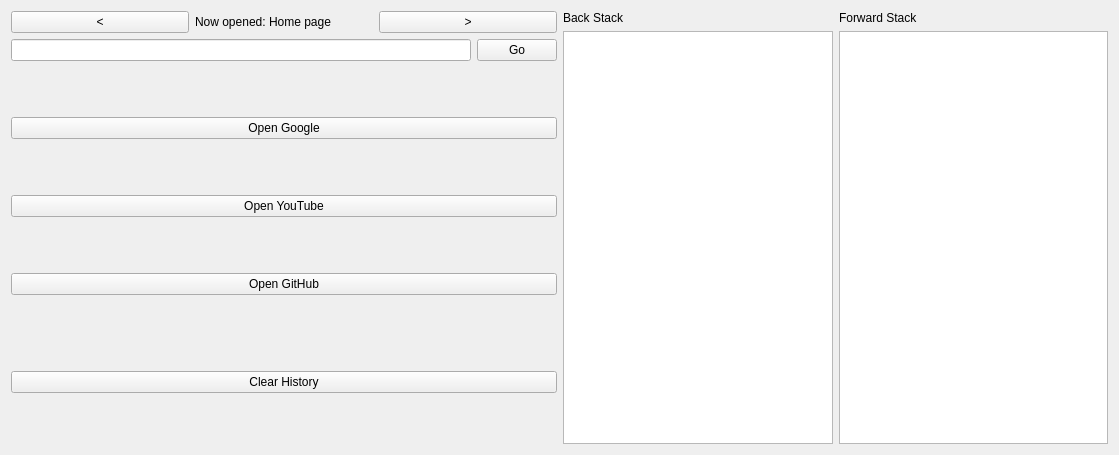
<?xml version="1.0" encoding="UTF-8"?>
<ui version="4.0">
 <class>MainPage</class>
 <widget class="QWidget" name="MainPage">
  <property name="geometry">
   <rect>
    <x>0</x>
    <y>0</y>
    <width>1119</width>
    <height>455</height>
   </rect>
  </property>
  <property name="windowTitle">
   <string>Form</string>
  </property>
  <layout class="QHBoxLayout" name="horizontalLayout_2" stretch="1,1">
   <item>
    <layout class="QVBoxLayout" name="verticalLayout" stretch="0,0,1">
     <item>
      <layout class="QHBoxLayout" name="horizontalLayout_3">
       <item>
        <widget class="QPushButton" name="back">
         <property name="text">
          <string>&lt;</string>
         </property>
        </widget>
       </item>
       <item>
        <widget class="QLabel" name="label">
         <property name="sizePolicy">
          <sizepolicy hsizetype="Minimum" vsizetype="Minimum">
           <horstretch>0</horstretch>
           <verstretch>0</verstretch>
          </sizepolicy>
         </property>
         <property name="text">
          <string>Now opened: Home page</string>
         </property>
        </widget>
       </item>
       <item>
        <widget class="QPushButton" name="foward">
         <property name="text">
          <string>&gt;</string>
         </property>
        </widget>
       </item>
      </layout>
     </item>
     <item>
      <layout class="QHBoxLayout" name="horizontalLayout_8">
       <item>
        <widget class="QLineEdit" name="urlInput"/>
       </item>
       <item>
        <widget class="QPushButton" name="pushButton">
         <property name="text">
          <string>Go</string>
         </property>
        </widget>
       </item>
      </layout>
     </item>
     <item>
      <layout class="QVBoxLayout" name="verticalLayout_2">
       <item>
        <widget class="QPushButton" name="open1">
         <property name="text">
          <string>Open Google</string>
         </property>
        </widget>
       </item>
       <item>
        <widget class="QPushButton" name="open2">
         <property name="text">
          <string>Open YouTube</string>
         </property>
        </widget>
       </item>
       <item>
        <widget class="QPushButton" name="open3">
         <property name="text">
          <string>Open GitHub</string>
         </property>
        </widget>
       </item>
       <item>
        <spacer name="horizontalSpacer">
         <property name="orientation">
          <enum>Qt::Orientation::Horizontal</enum>
         </property>
         <property name="sizeHint" stdset="0">
          <size>
           <width>40</width>
           <height>20</height>
          </size>
         </property>
        </spacer>
       </item>
       <item>
        <widget class="QPushButton" name="clearBtn">
         <property name="text">
          <string>Clear History</string>
         </property>
        </widget>
       </item>
      </layout>
     </item>
    </layout>
   </item>
   <item>
    <layout class="QVBoxLayout" name="verticalLayout_4">
     <item>
      <layout class="QHBoxLayout" name="horizontalLayout_6">
       <item>
        <widget class="QLabel" name="label_3">
         <property name="text">
          <string>Back Stack</string>
         </property>
        </widget>
       </item>
       <item>
        <widget class="QLabel" name="label_2">
         <property name="text">
          <string>Forward Stack</string>
         </property>
        </widget>
       </item>
      </layout>
     </item>
     <item>
      <layout class="QHBoxLayout" name="horizontalLayout_7">
       <item>
        <widget class="QListWidget" name="listForward"/>
       </item>
       <item>
        <widget class="QListWidget" name="listBack"/>
       </item>
      </layout>
     </item>
    </layout>
   </item>
  </layout>
 </widget>
 <resources/>
 <connections/>
</ui>
